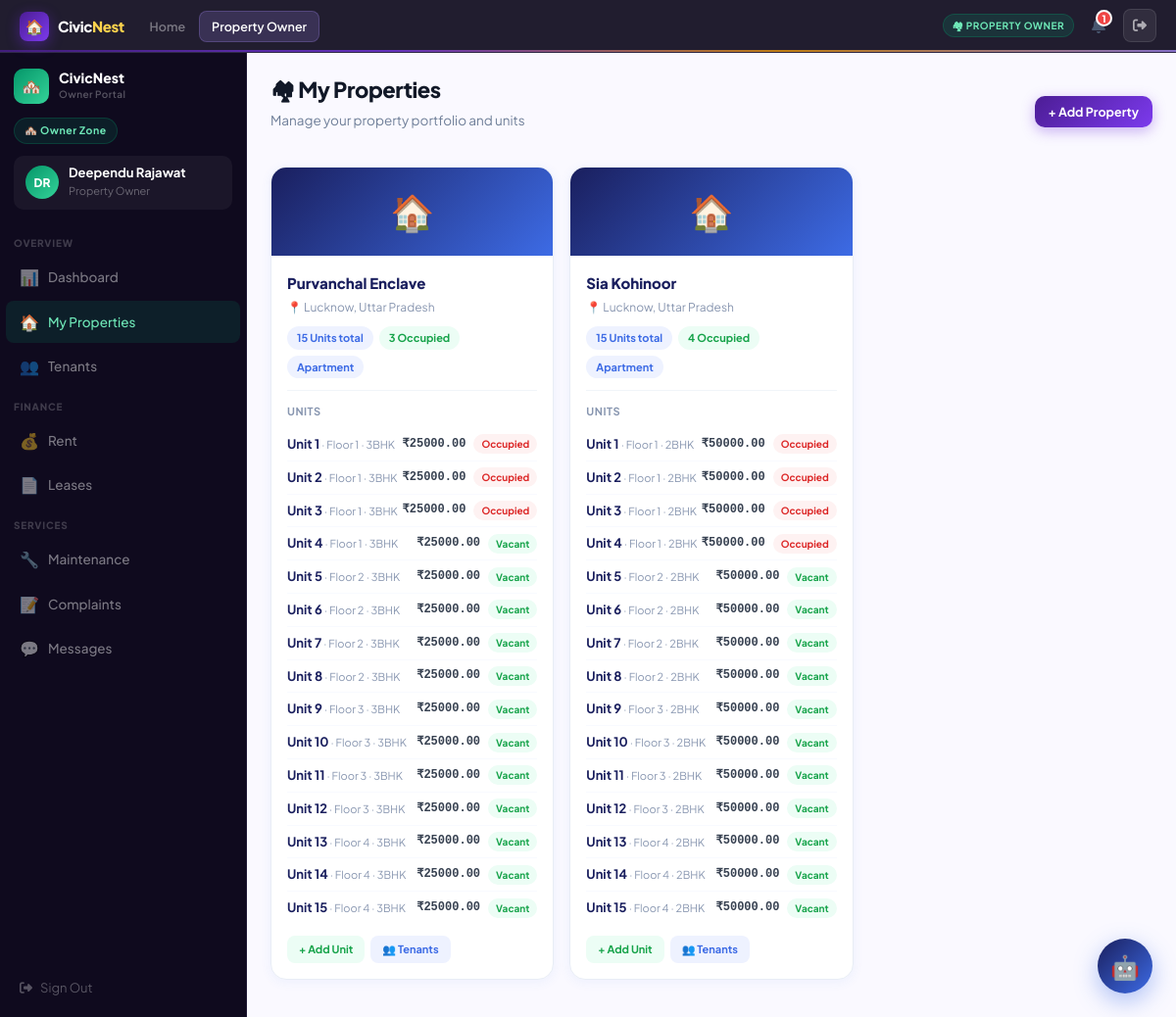
The app's page /owner/properties/ (signed in) with its own data.
### accounts/models.py (models this page shows, shortened)
class User(AbstractUser):
    ROLE_CHOICES = [
        ('admin','Platform Admin'),
        ('owner','Property Owner'),
        ('tenant','Tenant'),
        ('society_admin','Society Admin'),
    ]
    role = models.CharField(max_length=20, choices=ROLE_CHOICES, default='tenant')
    phone = models.CharField(max_length=15, blank=True)
    avatar_initials = models.CharField(max_length=3, blank=True)
    profile_photo = models.ImageField(upload_to='avatars/', blank=True, null=True)

### core/models.py (models this page shows, shortened)
class Property(models.Model):
    TYPE_CHOICES = [('apartment','Apartment'),('villa','Villa'),('commercial','Commercial'),('pg','PG/Hostel')]
    owner = models.ForeignKey(User, on_delete=models.CASCADE, related_name='properties')
    name = models.CharField(max_length=200)
    address = models.TextField()
    city = models.CharField(max_length=100)
    state = models.CharField(max_length=100)
    pincode = models.CharField(max_length=10)
    property_type = models.CharField(max_length=20, choices=TYPE_CHOICES, default='apartment')
    total_units = models.PositiveIntegerField(default=1)
    description = models.TextField(blank=True)
    society_admin = models.ForeignKey(User, on_delete=models.SET_NULL, null=True, blank=True, related_name='managed_properties')
    is_active = models.BooleanField(default=True)
    created_at = models.DateTimeField(auto_now_add=True)
    def occupied_units(self):
        return self.units.filter(is_occupied=True).count()

class Unit(models.Model):
    property = models.ForeignKey(Property, on_delete=models.CASCADE, related_name='units')
    unit_number = models.CharField(max_length=20)
    floor = models.CharField(max_length=10, blank=True)
    bedrooms = models.PositiveIntegerField(default=1)
    bathrooms = models.PositiveIntegerField(default=1)
    area_sqft = models.PositiveIntegerField(default=0)
    monthly_rent = models.DecimalField(max_digits=10, decimal_places=2)
    security_deposit = models.DecimalField(max_digits=10, decimal_places=2, default=0)
    is_occupied = models.BooleanField(default=False)
    amenities = models.CharField(max_length=300, blank=True)

### core/views.py (the view, shortened to what this page needs)
# urls.py: path('owner/properties/', views.owner_properties, name='owner_properties'),
@role_required("owner")
def owner_properties(request):
    props = Property.objects.filter(owner=request.user).prefetch_related("units")
    return render(request, "owner/properties.html", {"props": props})

### core/views.py (called while the page is built)
def role_required(*roles):
    def decorator(view):
        @functools.wraps(view)
        def wrapper(request, *args, **kwargs):
            if not request.user.is_authenticated:
                return redirect("/accounts/login/")
            if request.user.is_staff or request.user.is_superuser:
                return view(request, *args, **kwargs)
            if request.user.role not in roles:
                messages.error(request, "Access denied.")
                return redirect("/")
            return view(request, *args, **kwargs)
        return wrapper
    return decorator

### templates/owner/properties.html (shortened to what this page needs)
{% extends "base.html" %}
{% block nav_owner %}active{% endblock %}
{% block content %}
{% with active="props" %}
<div class="shell">
  {% include "partials/sidebar_owner.html" %}
  <div class="main"><div class="panel fade-up">
    <div class="pg-intro d-flex align-items-center justify-content-between flex-wrap gap-2" style="margin-bottom:20px">
      <div><h2>🏘 My Properties</h2><p>Manage your property portfolio and units</p></div>
      <button onclick="toggleForm()" class="btn-tp btn-primary btn-sm">+ Add Property</button>
    </div>
    {% if props %}
    <div class="row g-3">
      {% for p in props %}
      <div class="col-md-6 col-xl-4">
        <div class="prop-card">
          <div class="prop-banner">🏠</div>
          <div class="prop-body">
            <div class="prop-name">{{ p.name }}</div>
            <div class="prop-addr">📍 {{ p.city }}{% if p.state %}, {{ p.state }}{% endif %}</div>
            <div class="prop-pills">
              <span class="pp pp-blue">{{ p.total_units }} Units total</span>
              <span class="pp pp-green">{{ p.occupied_units }} Occupied</span>
              {% with vacant=p.units.all|length %}
              <span class="pp {% if p.property_type == 'pg' %}pp-purple{% elif p.property_type == 'apartment' %}pp-blue{% elif p.property_type == 'villa' %}pp-green{% else %}pp-amber{% endif %}">{{ p.get_property_type_display }}</span>
              {% endwith %}
            </div>
            {% if p.units.all %}
            <div class="unit-list">
              <div style="font-size:11px;font-weight:700;color:#8896B0;text-transform:uppercase;letter-spacing:.5px;margin-bottom:8px">Units</div>
              {% for u in p.units.all %}
              <div class="unit-row">
                <div>
                  <span class="unit-num">Unit {{ u.unit_number }}</span>
                  {% if u.floor %}<span style="color:#8896B0;font-size:11px"> · Floor {{ u.floor }}</span>{% endif %}
                  {% if u.bedrooms %}<span style="color:#8896B0;font-size:11px"> · {{ u.bedrooms }}BHK</span>{% endif %}
                </div>
                <div style="display:flex;align-items:center;gap:8px">
                  <span class="unit-rent">₹{{ u.monthly_rent }}</span>
                  {% if u.is_occupied %}<span class="u-occupied">Occupied</span>{% else %}<span class="u-vacant">Vacant</span>{% endif %}
                </div>
              </div>
              {% endfor %}
            </div>
            {% else %}
            <div style="padding:12px;background:#FFFBEB;border-radius:10px;font-size:12px;color:#92400E;display:flex;align-items:center;gap:8px">
              <span>⚠️</span>
              <span>No units created yet. Add units below to create leases.</span>
            </div>
            {% endif %}
            <div class="prop-actions" style="margin-top:12px">
              <button onclick="openAddUnit({{ p.id }},'{{ p.name|escapejs }}')" class="btn-xs btn-xs-green">+ Add Unit</button>
              <a href="/owner/tenants/" class="btn-xs btn-xs-blue">👥 Tenants</a>
            </div>
          </div>
        </div>
      </div>
      {% endfor %}
    </div>
    {% else %}
    <div class="empty-state">
      <div class="empty-icon">🏠</div>
      <div style="font-size:16px;font-weight:700;color:#374151;margin-bottom:6px">No properties yet</div>
      <div style="font-size:13px">Click "Add Property" to get started</div>
    </div>
    {% endif %}
  </div></div>
</div>
{% endwith %}
{% endblock %}

### templates/partials/sidebar_owner.html
<aside class="sidebar" id="tp-sidebar">
  <div class="sb-head">
    <div class="sb-logo"><div class="sb-logo-mark own">🏘️</div><div><div class="sb-logo-text">CivicNest</div><div class="sb-logo-sub">Owner Portal</div></div></div>
    <div class="sb-zone-pill zp-own">🏘️ Owner Zone</div>
    <div class="sb-user"><div class="sb-av av-own">{{ user.avatar_initials }}</div><div><div class="sb-uname">{{ user.get_full_name|default:user.username }}</div><div class="sb-urole">Property Owner</div></div></div>
  </div>
  <div class="sb-sec">Overview</div>
  <a class="ni {% if active == 'dash' %}active-own{% endif %}" href="/owner/"><span class="ni-icon">📊</span>Dashboard</a>
  <a class="ni {% if active == 'props' %}active-own{% endif %}" href="/owner/properties/"><span class="ni-icon">🏠</span>My Properties</a>
  <a class="ni {% if active == 'tenants' %}active-own{% endif %}" href="/owner/tenants/"><span class="ni-icon">👥</span>Tenants</a>
  <div class="sb-sec">Finance</div>
  <a class="ni {% if active == 'rent' %}active-own{% endif %}" href="/owner/rent/"><span class="ni-icon">💰</span>Rent</a>
  <a class="ni {% if active == 'leases' %}active-own{% endif %}" href="/owner/leases/"><span class="ni-icon">📄</span>Leases</a>
  <div class="sb-sec">Services</div>
  <a class="ni {% if active == 'maint' %}active-own{% endif %}" href="/owner/maintenance/"><span class="ni-icon">🔧</span>Maintenance</a>
  <a class="ni {% if active == 'complaints' %}active-own{% endif %}" href="/owner/complaints/"><span class="ni-icon">📝</span>Complaints</a>
  <a class="ni {% if active == 'chat' %}active-own{% endif %}" href="/owner/messages/"><span class="ni-icon">💬</span>Messages</a>
  <div class="sb-foot"><a href="/accounts/logout/" class="sb-logout"><i class="fa fa-right-from-bracket"></i> Sign Out</a></div>
</aside>

### templates/owner/properties.html (style rules this page uses)
.prop-card { background:#fff;border:1.5px solid #E8EDF5;border-radius:16px;overflow:hidden; box-shadow:0 2px 12px rgba(61,107,229,.07);transition:transform .2s }
.prop-banner { height:90px;background:linear-gradient(135deg,#1A1F5E,#3D6BE5); display:flex;align-items:center;justify-content:center;font-size:36px }
.prop-body { padding:16px }
.prop-name { font-weight:800;font-size:15px;color:#1A1F5E;margin-bottom:3px }
.prop-addr { font-size:12px;color:#8896B0;margin-bottom:10px }
.prop-pills { display:flex;gap:6px;flex-wrap:wrap;margin-bottom:12px }
.pp { font-size:11px;font-weight:700;padding:3px 10px;border-radius:20px }
.pp-blue { background:#EEF2FF;color:#3D6BE5 }
.pp-green { background:#ECFDF5;color:#16A34A }
.prop-actions { display:flex;gap:6px;flex-wrap:wrap }
.btn-xs { padding:5px 12px;border-radius:8px;font-size:11px;font-weight:700;cursor:pointer;border:none;transition:all .15s;text-decoration:none;display:inline-block }
.btn-xs-blue { background:#EEF2FF;color:#3D6BE5 }
.btn-xs-green { background:#ECFDF5;color:#16A34A }
.unit-list { margin-top:12px;border-top:1px solid #F1F5F9;padding-top:12px }
.unit-row { display:flex;align-items:center;justify-content:space-between;padding:6px 0; border-bottom:1px solid #F8FAFF;font-size:12px }
.unit-row:last-child { border-bottom:none }
.unit-num { font-weight:700;color:#1A1F5E;font-size:13px }
.unit-rent { font-family:monospace;font-weight:700;color:#374151 }
.u-vacant { background:#ECFDF5;color:#16A34A;padding:2px 8px;border-radius:20px;font-size:10px;font-weight:700 }
.u-occupied { background:#FEF2F2;color:#DC2626;padding:2px 8px;border-radius:20px;font-size:10px;font-weight:700 }

### records on screen
User: avatar_initials "DR", get_full_name "Deependu Rajawat"
Property: name "Purvanchal Enclave", city "Lucknow", state "Uttar Pradesh", total_units "15", occupied_units "3", property_type "Apartment"
Unit: unit_number "1", floor "1", bedrooms "3", monthly_rent "25000.00", is_occupied "Occupied"
Unit: unit_number "2", floor "1", bedrooms "3", monthly_rent "25000.00", is_occupied "Occupied"
Unit: unit_number "3", floor "1", bedrooms "3", monthly_rent "25000.00", is_occupied "Occupied"
Unit: unit_number "4", floor "1", bedrooms "3", monthly_rent "25000.00", is_occupied "Vacant"
Unit: unit_number "5", floor "2", bedrooms "3", monthly_rent "25000.00", is_occupied "Vacant"
Unit: unit_number "6", floor "2", bedrooms "3", monthly_rent "25000.00", is_occupied "Vacant"
Unit: unit_number "7", floor "2", bedrooms "3", monthly_rent "25000.00", is_occupied "Vacant"
Unit: unit_number "8", floor "2", bedrooms "3", monthly_rent "25000.00", is_occupied "Vacant"
Unit: unit_number "9", floor "3", bedrooms "3", monthly_rent "25000.00", is_occupied "Vacant"
Unit: unit_number "10", floor "3", bedrooms "3", monthly_rent "25000.00", is_occupied "Vacant"
Unit: unit_number "11", floor "3", bedrooms "3", monthly_rent "25000.00", is_occupied "Vacant"
Unit: unit_number "12", floor "3", bedrooms "3", monthly_rent "25000.00", is_occupied "Vacant"
Unit: unit_number "13", floor "4", bedrooms "3", monthly_rent "25000.00", is_occupied "Vacant"
Unit: unit_number "14", floor "4", bedrooms "3", monthly_rent "25000.00", is_occupied "Vacant"
Unit: unit_number "15", floor "4", bedrooms "3", monthly_rent "25000.00", is_occupied "Vacant"
Property: name "Sia Kohinoor", city "Lucknow", state "Uttar Pradesh", total_units "15", occupied_units "4", property_type "Apartment"
Unit: unit_number "1", floor "1", bedrooms "2", monthly_rent "50000.00", is_occupied "Occupied"
Unit: unit_number "2", floor "1", bedrooms "2", monthly_rent "50000.00", is_occupied "Occupied"
Unit: unit_number "3", floor "1", bedrooms "2", monthly_rent "50000.00", is_occupied "Occupied"
Unit: unit_number "4", floor "1", bedrooms "2", monthly_rent "50000.00", is_occupied "Occupied"
Unit: unit_number "5", floor "2", bedrooms "2", monthly_rent "50000.00", is_occupied "Vacant"
Unit: unit_number "6", floor "2", bedrooms "2", monthly_rent "50000.00", is_occupied "Vacant"
Unit: unit_number "7", floor "2", bedrooms "2", monthly_rent "50000.00", is_occupied "Vacant"
Unit: unit_number "8", floor "2", bedrooms "2", monthly_rent "50000.00", is_occupied "Vacant"
Unit: unit_number "9", floor "3", bedrooms "2", monthly_rent "50000.00", is_occupied "Vacant"
Unit: unit_number "10", floor "3", bedrooms "2", monthly_rent "50000.00", is_occupied "Vacant"
Unit: unit_number "11", floor "3", bedrooms "2", monthly_rent "50000.00", is_occupied "Vacant"
Unit: unit_number "12", floor "3", bedrooms "2", monthly_rent "50000.00", is_occupied "Vacant"
Unit: unit_number "13", floor "4", bedrooms "2", monthly_rent "50000.00", is_occupied "Vacant"
Unit: unit_number "14", floor "4", bedrooms "2", monthly_rent "50000.00", is_occupied "Vacant"
Unit: unit_number "15", floor "4", bedrooms "2", monthly_rent "50000.00", is_occupied "Vacant"
